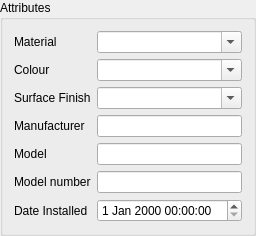
  <widget class="QGroupBox" name="groupBox_11">
   <property name="geometry">
    <rect>
     <x>780</x>
     <y>400</y>
     <width>231</width>
     <height>209</height>
    </rect>
   </property>
   <property name="title">
    <string>Attributes</string>
   </property>
   <property name="checkable">
    <bool>false</bool>
   </property>
   <layout class="QFormLayout" name="formLayout_10">
    <item row="0" column="0">
     <widget class="QLabel" name="label_94">
      <property name="text">
       <string>Material</string>
      </property>
     </widget>
    </item>
    <item row="0" column="1">
     <widget class="QComboBox" name="Material">
      <property name="editable">
       <bool>true</bool>
      </property>
      <item>
       <property name="text">
        <string/>
       </property>
      </item>
      <item>
       <property name="text">
        <string>Timber </string>
       </property>
      </item>
      <item>
       <property name="text">
        <string>Concrete</string>
       </property>
      </item>
      <item>
       <property name="text">
        <string>Steel</string>
       </property>
      </item>
      <item>
       <property name="text">
        <string>Aluminium</string>
       </property>
      </item>
      <item>
       <property name="text">
        <string>Sandstone</string>
       </property>
      </item>
      <item>
       <property name="text">
        <string>Granite</string>
       </property>
      </item>
      <item>
       <property name="text">
        <string>Marble</string>
       </property>
      </item>
      <item>
       <property name="text">
        <string>Cast Iron</string>
       </property>
      </item>
      <item>
       <property name="text">
        <string>Wrought Iron</string>
       </property>
      </item>
      <item>
       <property name="text">
        <string>Plastic</string>
       </property>
      </item>
      <item>
       <property name="text">
        <string>Stone</string>
       </property>
      </item>
     </widget>
    </item>
    <item row="1" column="0">
     <widget class="QLabel" name="label_102">
      <property name="text">
       <string>Colour</string>
      </property>
     </widget>
    </item>
    <item row="1" column="1">
     <widget class="QComboBox" name="Colour">
      <property name="editable">
       <bool>true</bool>
      </property>
      <item>
       <property name="text">
        <string/>
       </property>
      </item>
      <item>
       <property name="text">
        <string>Heritage Green</string>
       </property>
      </item>
      <item>
       <property name="text">
        <string>Heritage Red</string>
       </property>
      </item>
      <item>
       <property name="text">
        <string>White</string>
       </property>
      </item>
      <item>
       <property name="text">
        <string>Cream</string>
       </property>
      </item>
     </widget>
    </item>
    <item row="2" column="0">
     <widget class="QLabel" name="label_95">
      <property name="text">
       <string>Surface Finish</string>
      </property>
     </widget>
    </item>
    <item row="2" column="1">
     <widget class="QComboBox" name="Surface_Finish">
      <property name="editable">
       <bool>true</bool>
      </property>
      <item>
       <property name="text">
        <string/>
       </property>
      </item>
      <item>
       <property name="text">
        <string>Painted</string>
       </property>
      </item>
      <item>
       <property name="text">
        <string>Powder Coated</string>
       </property>
      </item>
     </widget>
    </item>
    <item row="3" column="0">
     <widget class="QLabel" name="label_78">
      <property name="text">
       <string>Manufacturer</string>
      </property>
     </widget>
    </item>
    <item row="3" column="1">
     <widget class="QLineEdit" name="Manufacturer_2"/>
    </item>
    <item row="4" column="0">
     <widget class="QLabel" name="label_83">
      <property name="text">
       <string>Model</string>
      </property>
     </widget>
    </item>
    <item row="4" column="1">
     <widget class="QLineEdit" name="Model"/>
    </item>
    <item row="5" column="0">
     <widget class="QLabel" name="label_79">
      <property name="text">
       <string>Model number</string>
      </property>
     </widget>
    </item>
    <item row="5" column="1">
     <widget class="QLineEdit" name="Model_number"/>
    </item>
    <item row="6" column="0">
     <widget class="QLabel" name="Inspection_Date_11">
      <property name="text">
       <string>Date Installed</string>
      </property>
     </widget>
    </item>
    <item row="6" column="1">
     <widget class="QDateTimeEdit" name="Date_Installed"/>
    </item>
   </layout>
  </widget>
